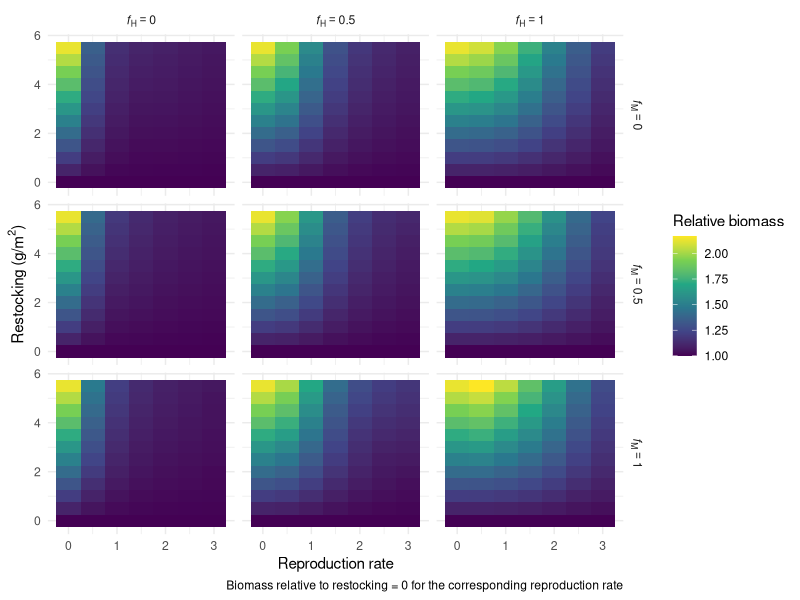
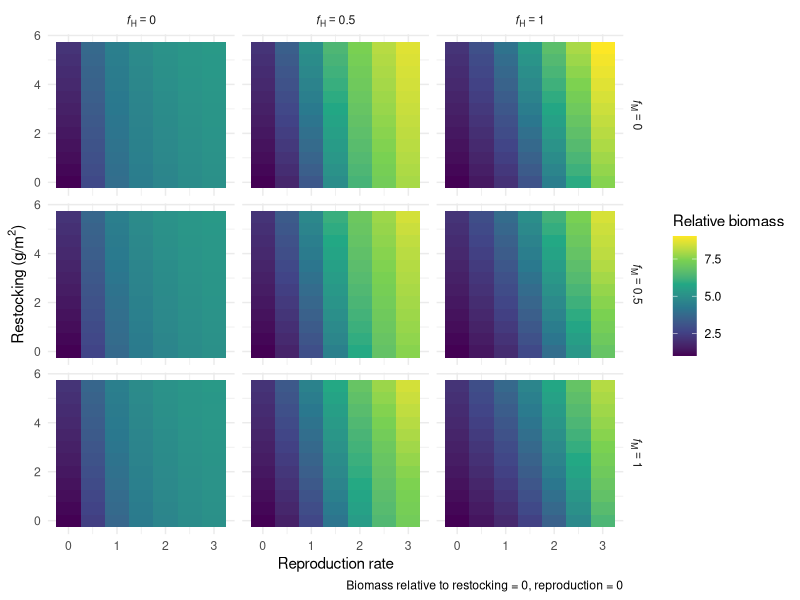

Here is the R script that generated these plots, in order:
library(ggplot2)
library(dplyr)

# Parameters
juvenile_mortality <- 0.9 / 2
subadult_mortality <- 0.54 / 2
adult_mortality <- 0.33 / 2

juvenile_survival_rate <- 1 - juvenile_mortality
subadult_survival_rate <- 1 - subadult_mortality
adult_survival_rate <- 1 - adult_mortality

juvenile_to_subadult_rate <- 1
subadult_to_adult_rate <- 0.5

carrying_capacity <- 68
time_steps <- 200
burn_in_time <- 100

# Burn-in fishing values
F_current_instantaneous <- 0.09 
F_current_discrete <- (1 - exp(-F_current_instantaneous)) / 2
F_current_discrete_juv <- 0.01

# Parameter ranges
reproduction_rate_values <- seq(0, 3, by = 0.5)
restocking_values <- seq(0, 5.5, by = 0.5)

# Fishing levels to iterate over
fishing_levels <- expand.grid(F_simulation_adult = c(0, 0.25, 0.5),
                              F_simulation_juv = c(0, 0.25, 0.5))

# Store results for all simulations
all_results <- data.frame()

# Loop over fishing combinations
for (f in 1:nrow(fishing_levels)) {
  F_simulation_adult <- fishing_levels$F_simulation_adult[f]
  F_simulation_juv <- fishing_levels$F_simulation_juv[f]
  
  results <- expand.grid(reproduction_rate = reproduction_rate_values,
                         restocking = restocking_values)
  results$biomass <- NA
  results$eigenvalue <- NA

  for (i in 1:nrow(results)) {
    reproduction_rate <- results$reproduction_rate[i]
    reproduction_rate_2 <- 0.75 * reproduction_rate
    restocking <- results$restocking[i]
    
    juvenile <- numeric(time_steps)
    subadult <- numeric(time_steps)
    adult <- numeric(time_steps)
    
    juvenile[1] <- 10
    subadult[1] <- 10
    adult[1] <- 10
    
    for (t in 2:time_steps) {
      total_population <- juvenile[t-1] + subadult[t-1] + adult[t-1]
      
      if (t <= burn_in_time) {
        F_adults_current <- F_current_discrete
        F_juveniles_current <- F_current_discrete_juv
        restocked_fish <- 0
      } else {
        F_adults_current <- F_simulation_adult
        F_juveniles_current <- F_simulation_juv
        restocked_fish <- if (t %% 2 == 0) restocking else 0
      }
      
      if (total_population > 0) {
        reproduced_juveniles <- if (t %% 2 == 0) {
          adult[t-1] * reproduction_rate * (1 - total_population / carrying_capacity)
        } else {
          adult[t-1] * reproduction_rate_2 * (1 - total_population / carrying_capacity)
        }
      } else {
        reproduced_juveniles <- 0
      }
      
      juvenile[t] <- reproduced_juveniles +
        juvenile[t-1] * juvenile_survival_rate * (1 - F_juveniles_current) -
        juvenile_to_subadult_rate * juvenile[t-1]
      juvenile[t] <- max(juvenile[t], 0)
      
      restocked_subadult <- restocked_fish + (2.35 * (1 - restocked_fish / carrying_capacity))
      subadult[t] <- subadult[t-1] * subadult_survival_rate * (1 - F_adults_current) +
        juvenile_to_subadult_rate * juvenile[t-1] -
        subadult_to_adult_rate * subadult[t-1] +
        restocked_subadult
      subadult[t] <- max(subadult[t], 0)
      
      adult[t] <- adult[t-1] * adult_survival_rate * (1 - F_adults_current) +
        subadult_to_adult_rate * subadult[t-1]
      adult[t] <- max(adult[t], 0)
    }
    
    total_biomass <- juvenile + subadult + adult
    
    #transition matrix for population stability
    transition_matrix <- matrix(c(
      - (restocking / carrying_capacity), 0, reproduction_rate,
      juvenile_survival_rate * (1 - F_simulation_juv) * juvenile_to_subadult_rate + 
        (restocking + (2.35 * (1 - restocking / carrying_capacity))) / carrying_capacity, 0, 0,
      0, subadult_survival_rate * subadult_to_adult_rate, adult_survival_rate * (1 - F_simulation_adult)
    ), nrow = 3, byrow = TRUE)
    
    eigenvalues <- eigen(transition_matrix)$values
    dominant_eigenvalue <- max(Re(eigenvalues))
    
    
    #Save results
    results$biomass[i] <- mean(total_biomass[(time_steps - 19):time_steps])
    results$eigenvalue[i] <- dominant_eigenvalue

    
  }
  
  results$F_simulation_adult <- F_simulation_adult
  results$F_simulation_juv <- F_simulation_juv
  all_results <- rbind(all_results, results)
}

# Convert variables to factors with parsed expression labels
all_results$F_simulation_adult <- factor(all_results$F_simulation_adult,
                                         levels = c(0, 0.25, 0.5),
                                         labels = c("italic(f)[H]==0", "italic(f)[H]==0.5", "italic(f)[H]==1")
)

all_results$F_simulation_juv <- factor(all_results$F_simulation_juv,
                                       levels = c(0, 0.25, 0.5),
                                       labels = c("italic(f)[M]==0", "italic(f)[M]==0.5", "italic(f)[M]==1")
)

rr_biomass <- ggplot(all_results, aes(x = reproduction_rate, y = restocking, fill = biomass)) +
  geom_tile() +
  scale_fill_viridis_c() +
  labs(x = "Reproduction rate",
    y = expression("Restocking (g/m"^2*")"),
    fill = expression("Biomass (g/m"^2*")")) +
  facet_grid(F_simulation_juv ~ F_simulation_adult, labeller = label_parsed) +
  theme_minimal()


#relative version - relative to same repduction rate, no restocking

# Step 1: Join each row with the biomass at restocking = 0 for the same grouping
all_rel <- all_results %>%
  group_by(reproduction_rate, F_simulation_juv, F_simulation_adult) %>%
  mutate(baseline_biomass = biomass[restocking == 0],
         relative_biomass = biomass / baseline_biomass) %>%
  ungroup()

# Step 2: Plot the relative biomass
rr_biomass_rel1 <- ggplot(all_rel, aes(x = reproduction_rate, y = restocking, fill = relative_biomass)) +
  geom_tile() +
  scale_fill_viridis_c() +
  labs(x = "Reproduction rate",
       y = expression("Restocking (g/m"^2*")"),
       fill = "Relative biomass",
       caption = "Biomass relative to restocking = 0 for the corresponding reproduction rate"
  ) +
  facet_grid(F_simulation_juv ~ F_simulation_adult, labeller = label_parsed) +
  theme_minimal()

ggsave("~/Desktop/rr_biomass_rel1.png", rr_biomass_rel1, width=6, height=4, bg="transparent")


#other relative version where they are rall relative to restocking = 0 and reproduction = 0

# Step 1: Get baseline where restocking == 0 and reproduction_rate == 0
baseline <- all_results %>%
  filter(restocking == 0, reproduction_rate == 0) %>%
  select(F_simulation_juv, F_simulation_adult, baseline_biomass = biomass)

# Step 2: Join baseline to all data based on facet groupings
all_rel_base00 <- all_results %>%
  left_join(baseline, by = c("F_simulation_juv", "F_simulation_adult")) %>%
  mutate(relative_biomass = biomass / baseline_biomass)

# Step 3: Plot
rr_biomass_rel2<- ggplot(all_rel_base00, aes(x = reproduction_rate, y = restocking, fill = relative_biomass)) +
  geom_tile() +
  scale_fill_viridis_c() +
  labs(x = "Reproduction rate",
       y = expression("Restocking (g/m"^2*")"),
       fill = "Relative biomass",
       caption = "Biomass relative to restocking = 0, reproduction = 0") +
  facet_grid(F_simulation_juv ~ F_simulation_adult, labeller = label_parsed) +
  theme_minimal()

ggsave("~/Desktop/rr_biomass_rel2.png", rr_biomass_rel2, width=6, height=4, bg="transparent")






# Eigen plot - stability
rr_eigen <- ggplot(all_results, aes(x = reproduction_rate, y = restocking, fill = eigenvalue)) +
  geom_tile() +
  scale_fill_viridis_c() +
  labs(x = "Reproduction rate",
       y = expression("Restocking (g/m"^2*")"),
       fill = "λ") +
  facet_grid(F_simulation_juv ~ F_simulation_adult, labeller = label_parsed) +
  theme_minimal()



#Saving
#ggsave("~/Desktop/rr_biomass.png", rr_biomass, width=6, height=4, bg="transparent")
#ggsave("~/Desktop/rr_eigen.png", rr_eigen, width=6, height=4, bg="transparent")
